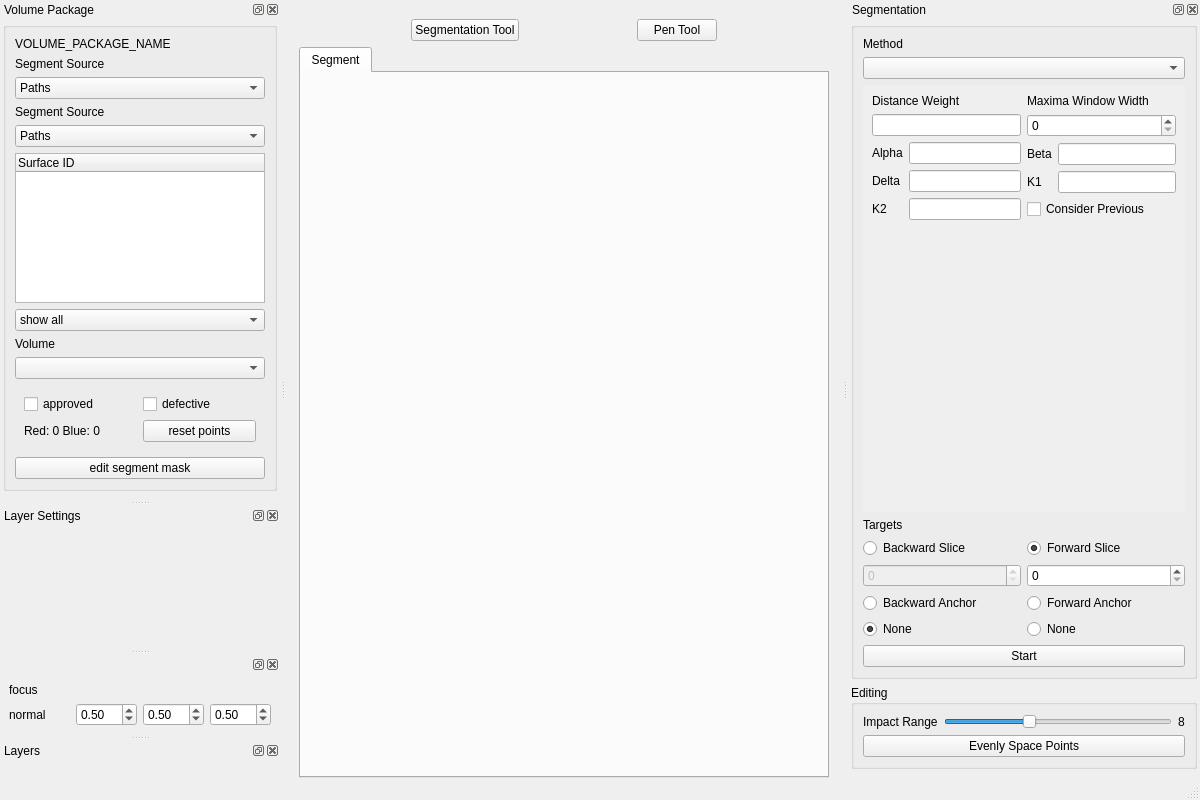
<?xml version="1.0" encoding="UTF-8"?>
<ui version="4.0">
 <class>VCMainWindow</class>
 <widget class="QMainWindow" name="VCMainWindow">
  <property name="geometry">
   <rect>
    <x>0</x>
    <y>0</y>
    <width>1200</width>
    <height>800</height>
   </rect>
  </property>
  <property name="sizePolicy">
   <sizepolicy hsizetype="Preferred" vsizetype="Preferred">
    <horstretch>0</horstretch>
    <verstretch>0</verstretch>
   </sizepolicy>
  </property>
  <property name="windowTitle">
   <string>Volume Cartographer</string>
  </property>
  <property name="dockOptions">
   <set>QMainWindow::DockOption::AllowNestedDocks|QMainWindow::DockOption::AllowTabbedDocks|QMainWindow::DockOption::AnimatedDocks</set>
  </property>
  <widget class="QWidget" name="horizontalLayoutWidget">
   <property name="sizePolicy">
    <sizepolicy hsizetype="Expanding" vsizetype="Expanding">
     <horstretch>0</horstretch>
     <verstretch>0</verstretch>
    </sizepolicy>
   </property>
   <layout class="QVBoxLayout" name="verticalLayout_10">
    <property name="leftMargin">
     <number>4</number>
    </property>
    <property name="topMargin">
     <number>10</number>
    </property>
    <property name="rightMargin">
     <number>4</number>
    </property>
    <property name="bottomMargin">
     <number>0</number>
    </property>
    <item>
     <widget class="QWidget" name="central" native="true">
      <layout class="QVBoxLayout" name="verticalLayout_15">
       <property name="bottomMargin">
        <number>0</number>
       </property>
       <item>
        <layout class="QHBoxLayout" name="toolButtonLayout">
         <item>
          <widget class="QPushButton" name="btnSegTool">
           <property name="sizePolicy">
            <sizepolicy hsizetype="Fixed" vsizetype="Fixed">
             <horstretch>0</horstretch>
             <verstretch>0</verstretch>
            </sizepolicy>
           </property>
           <property name="text">
            <string>Segmentation Tool</string>
           </property>
           <property name="icon">
            <iconset theme="format-justify-fill"/>
           </property>
           <property name="checkable">
            <bool>true</bool>
           </property>
          </widget>
         </item>
         <item>
          <widget class="QPushButton" name="btnPenTool">
           <property name="sizePolicy">
            <sizepolicy hsizetype="Fixed" vsizetype="Fixed">
             <horstretch>0</horstretch>
             <verstretch>0</verstretch>
            </sizepolicy>
           </property>
           <property name="text">
            <string>Pen Tool</string>
           </property>
           <property name="icon">
            <iconset theme="edit-find-replace"/>
           </property>
           <property name="checkable">
            <bool>true</bool>
           </property>
          </widget>
         </item>
        </layout>
       </item>
       <item>
        <layout class="QVBoxLayout" name="viewerLayout">
         <item>
          <widget class="QTabWidget" name="tabWidget">
           <property name="currentIndex">
            <number>0</number>
           </property>
           <widget class="QWidget" name="tabSegment">
            <property name="sizePolicy">
             <sizepolicy hsizetype="Expanding" vsizetype="Expanding">
              <horstretch>0</horstretch>
              <verstretch>0</verstretch>
             </sizepolicy>
            </property>
            <attribute name="icon">
             <iconset theme="image-x-generic"/>
            </attribute>
            <attribute name="title">
             <string>Segment</string>
            </attribute>
           </widget>
          </widget>
         </item>
        </layout>
       </item>
      </layout>
     </widget>
    </item>
   </layout>
  </widget>
  <widget class="QStatusBar" name="statusBar"/>
  <widget class="QDockWidget" name="dockWidgetVolumes">
   <property name="minimumSize">
    <size>
     <width>250</width>
     <height>64</height>
    </size>
   </property>
   <property name="floating">
    <bool>false</bool>
   </property>
   <property name="features">
    <set>QDockWidget::DockWidgetFeature::DockWidgetClosable|QDockWidget::DockWidgetFeature::DockWidgetFloatable|QDockWidget::DockWidgetFeature::DockWidgetMovable</set>
   </property>
   <property name="allowedAreas">
    <set>Qt::DockWidgetArea::LeftDockWidgetArea|Qt::DockWidgetArea::RightDockWidgetArea</set>
   </property>
   <property name="windowTitle">
    <string>Volume Package</string>
   </property>
   <attribute name="dockWidgetArea">
    <number>1</number>
   </attribute>
   <widget class="QWidget" name="dockWidgetVolumesContent">
    <layout class="QVBoxLayout" name="verticalLayout_2">
     <property name="leftMargin">
      <number>3</number>
     </property>
     <property name="topMargin">
      <number>3</number>
     </property>
     <property name="rightMargin">
      <number>3</number>
     </property>
     <property name="bottomMargin">
      <number>9</number>
     </property>
     <item>
      <layout class="QVBoxLayout" name="verticalLayout">
       <item>
        <widget class="QGroupBox" name="grpVolManager">
         <property name="minimumSize">
          <size>
           <width>20</width>
           <height>20</height>
          </size>
         </property>
         <property name="title">
          <string/>
         </property>
         <layout class="QVBoxLayout" name="verticalLayout_3">
          <item>
           <widget class="QLabel" name="lblVpkgName">
            <property name="minimumSize">
             <size>
              <width>100</width>
              <height>0</height>
             </size>
            </property>
            <property name="text">
             <string>VOLUME_PACKAGE_NAME</string>
            </property>
            <property name="wordWrap">
             <bool>true</bool>
            </property>
           </widget>
          </item>
          <item>
           <widget class="QLabel" name="label_segment_source">
            <property name="text">
             <string>Segment Source</string>
            </property>
           </widget>
          </item>
          <item>
           <widget class="QComboBox" name="cmbSegmentSource">
            <item>
             <property name="text">
              <string>Paths</string>
             </property>
            </item>
            <item>
             <property name="text">
              <string>Traces</string>
             </property>
            </item>
           </widget>
          </item>
          <item>
           <widget class="QLabel" name="label_segment_source">
            <property name="text">
             <string>Segment Source</string>
            </property>
           </widget>
          </item>
          <item>
           <widget class="QComboBox" name="cmbSegmentSource">
            <item>
             <property name="text">
              <string>Paths</string>
             </property>
            </item>
            <item>
             <property name="text">
              <string>Traces</string>
             </property>
            </item>
           </widget>
          </item>
          <item>
           <widget class="QTreeWidget" name="treeWidgetSurfaces">
            <property name="indentation">
             <number>0</number>
            </property>
            <property name="columnCount">
             <number>1</number>
            </property>
            <attribute name="headerVisible">
             <bool>true</bool>
            </attribute>
            <attribute name="headerMinimumSectionSize">
             <number>50</number>
            </attribute>
            <attribute name="headerDefaultSectionSize">
             <number>120</number>
            </attribute>
            <attribute name="headerStretchLastSection">
             <bool>true</bool>
            </attribute>
            <column>
             <property name="text">
              <string>Surface ID</string>
             </property>
            </column>
           </widget>
          </item>
          <item>
           <widget class="QComboBox" name="cmbFilterSegs">
            <item>
             <property name="text">
              <string>show all</string>
             </property>
            </item>
            <item>
             <property name="text">
              <string>filter by focus point</string>
             </property>
            </item>
            <item>
             <property name="text">
              <string>filter by point sets</string>
             </property>
            </item>
           </widget>
          </item>
          <item>
           <widget class="QLabel" name="label_vol">
            <property name="text">
             <string>Volume</string>
            </property>
           </widget>
          </item>
          <item>
           <widget class="QComboBox" name="volSelect"/>
          </item>
          <item>
           <widget class="QWidget" name="widget" native="true">
            <layout class="QGridLayout" name="gridLayout_6">
             <item row="1" column="0">
              <widget class="QCheckBox" name="chkApproved">
               <property name="text">
                <string>approved</string>
               </property>
              </widget>
             </item>
             <item row="1" column="1">
              <widget class="QCheckBox" name="chkDefective">
               <property name="text">
                <string>defective</string>
               </property>
              </widget>
             </item>
             <item row="2" column="0">
              <widget class="QLabel" name="lblPointsInfo">
               <property name="text">
                <string>Red: 0 Blue: 0</string>
               </property>
              </widget>
             </item>
             <item row="2" column="1">
              <widget class="QPushButton" name="btnResetPoints">
               <property name="text">
                <string>reset points</string>
               </property>
              </widget>
             </item>
            </layout>
           </widget>
          </item>
          <item>
           <widget class="QPushButton" name="btnEditMask">
            <property name="text">
             <string>edit segment mask</string>
            </property>
           </widget>
          </item>
         </layout>
        </widget>
       </item>
      </layout>
     </item>
    </layout>
   </widget>
  </widget>
  <widget class="QDockWidget" name="dockWidgetOpSettings">
   <property name="minimumSize">
    <size>
     <width>103</width>
     <height>143</height>
    </size>
   </property>
   <property name="floating">
    <bool>false</bool>
   </property>
   <property name="features">
    <set>QDockWidget::DockWidgetFeature::DockWidgetClosable|QDockWidget::DockWidgetFeature::DockWidgetFloatable|QDockWidget::DockWidgetFeature::DockWidgetMovable</set>
   </property>
   <property name="allowedAreas">
    <set>Qt::DockWidgetArea::LeftDockWidgetArea|Qt::DockWidgetArea::RightDockWidgetArea</set>
   </property>
   <property name="windowTitle">
    <string>Layer Settings</string>
   </property>
   <attribute name="dockWidgetArea">
    <number>1</number>
   </attribute>
   <widget class="QWidget" name="opsSettingsContent">
    <property name="enabled">
     <bool>true</bool>
    </property>
    <layout class="QGridLayout" name="gridLayout_3"/>
   </widget>
  </widget>
  <widget class="QDockWidget" name="dockWidgetSegmentation">
   <property name="minimumSize">
    <size>
     <width>352</width>
     <height>548</height>
    </size>
   </property>
   <property name="allowedAreas">
    <set>Qt::DockWidgetArea::LeftDockWidgetArea|Qt::DockWidgetArea::RightDockWidgetArea</set>
   </property>
   <property name="windowTitle">
    <string>Segmentation</string>
   </property>
   <attribute name="dockWidgetArea">
    <number>2</number>
   </attribute>
   <widget class="QWidget" name="dockWidgetSegmentationContent">
    <layout class="QVBoxLayout" name="verticalLayout_14">
     <property name="leftMargin">
      <number>3</number>
     </property>
     <property name="topMargin">
      <number>3</number>
     </property>
     <property name="rightMargin">
      <number>3</number>
     </property>
     <item>
      <widget class="QGroupBox" name="grpSeg">
       <property name="styleSheet">
        <string notr="true"/>
       </property>
       <property name="title">
        <string/>
       </property>
       <property name="flat">
        <bool>false</bool>
       </property>
       <property name="checkable">
        <bool>false</bool>
       </property>
       <layout class="QVBoxLayout" name="verticalLayout_4">
        <property name="leftMargin">
         <number>9</number>
        </property>
        <item>
         <widget class="QLabel" name="segMethodLabel">
          <property name="text">
           <string>Method</string>
          </property>
         </widget>
        </item>
        <item>
         <widget class="QComboBox" name="cmbSegMethods"/>
        </item>
        <item>
         <widget class="QScrollArea" name="scrollArea">
          <property name="sizePolicy">
           <sizepolicy hsizetype="Expanding" vsizetype="Expanding">
            <horstretch>0</horstretch>
            <verstretch>0</verstretch>
           </sizepolicy>
          </property>
          <property name="frameShape">
           <enum>QFrame::Shape::Panel</enum>
          </property>
          <property name="frameShadow">
           <enum>QFrame::Shadow::Plain</enum>
          </property>
          <property name="lineWidth">
           <number>0</number>
          </property>
          <property name="widgetResizable">
           <bool>true</bool>
          </property>
          <widget class="QWidget" name="scrollAreaWidgetContent">
           <property name="geometry">
            <rect>
             <x>0</x>
             <y>0</y>
             <width>367</width>
             <height>360</height>
            </rect>
           </property>
           <property name="layoutDirection">
            <enum>Qt::LayoutDirection::LeftToRight</enum>
           </property>
           <property name="autoFillBackground">
            <bool>false</bool>
           </property>
           <layout class="QVBoxLayout" name="verticalLayout_12">
            <property name="spacing">
             <number>0</number>
            </property>
            <property name="leftMargin">
             <number>0</number>
            </property>
            <property name="topMargin">
             <number>0</number>
            </property>
            <property name="rightMargin">
             <number>0</number>
            </property>
            <property name="bottomMargin">
             <number>0</number>
            </property>
            <item>
             <widget class="QStackedWidget" name="segParamsStack">
              <property name="sizePolicy">
               <sizepolicy hsizetype="Minimum" vsizetype="Minimum">
                <horstretch>0</horstretch>
                <verstretch>0</verstretch>
               </sizepolicy>
              </property>
              <widget class="QWidget" name="lrpsParams">
               <layout class="QHBoxLayout" name="lrpsParamsLayout">
                <item>
                 <layout class="QFormLayout" name="formLayout">
                  <item row="2" column="0">
                   <widget class="QLabel" name="label_3">
                    <property name="text">
                     <string>Alpha</string>
                    </property>
                   </widget>
                  </item>
                  <item row="1" column="0" colspan="2">
                   <widget class="QLineEdit" name="edtDistanceWeightVal"/>
                  </item>
                  <item row="0" column="0" colspan="2">
                   <widget class="QLabel" name="label_6">
                    <property name="text">
                     <string>Distance Weight</string>
                    </property>
                   </widget>
                  </item>
                  <item row="2" column="1">
                   <widget class="QLineEdit" name="edtAlphaVal"/>
                  </item>
                  <item row="3" column="1">
                   <widget class="QLineEdit" name="edtDeltaVal"/>
                  </item>
                  <item row="3" column="0">
                   <widget class="QLabel" name="label_4">
                    <property name="text">
                     <string>Delta</string>
                    </property>
                   </widget>
                  </item>
                  <item row="4" column="0">
                   <widget class="QLabel" name="label_11">
                    <property name="text">
                     <string>K2</string>
                    </property>
                   </widget>
                  </item>
                  <item row="4" column="1">
                   <widget class="QLineEdit" name="edtK2Val"/>
                  </item>
                 </layout>
                </item>
                <item>
                 <layout class="QFormLayout" name="formLayout_2">
                  <item row="2" column="0">
                   <widget class="QLabel" name="label_2">
                    <property name="text">
                     <string>Beta</string>
                    </property>
                   </widget>
                  </item>
                  <item row="1" column="0" colspan="2">
                   <widget class="QSpinBox" name="edtWindowWidthVal"/>
                  </item>
                  <item row="0" column="0" colspan="2">
                   <widget class="QLabel" name="label_7">
                    <property name="text">
                     <string>Maxima Window Width</string>
                    </property>
                   </widget>
                  </item>
                  <item row="2" column="1">
                   <widget class="QLineEdit" name="edtBetaVal"/>
                  </item>
                  <item row="3" column="1">
                   <widget class="QLineEdit" name="edtK1Val"/>
                  </item>
                  <item row="3" column="0">
                   <widget class="QLabel" name="label_10">
                    <property name="text">
                     <string>K1</string>
                    </property>
                   </widget>
                  </item>
                  <item row="4" column="0" colspan="2">
                   <widget class="QCheckBox" name="includeMiddleOpt">
                    <property name="text">
                     <string>Consider Previous</string>
                    </property>
                   </widget>
                  </item>
                 </layout>
                </item>
               </layout>
              </widget>
             </widget>
            </item>
           </layout>
          </widget>
         </widget>
        </item>
        <item>
         <widget class="QLabel" name="label_5">
          <property name="text">
           <string>Targets</string>
          </property>
         </widget>
        </item>
        <item>
         <layout class="QHBoxLayout" name="startEndLayout" stretch="1,1">
          <property name="spacing">
           <number>6</number>
          </property>
          <item>
           <layout class="QVBoxLayout" name="verticalLayout_9">
            <item>
             <widget class="QRadioButton" name="radioBackwardSlice">
              <property name="text">
               <string>Backward Slice</string>
              </property>
              <attribute name="buttonGroup">
               <string notr="true">buttonGroupBackward</string>
              </attribute>
             </widget>
            </item>
            <item>
             <widget class="QSpinBox" name="spinBackwardSlice">
              <property name="enabled">
               <bool>false</bool>
              </property>
             </widget>
            </item>
            <item>
             <widget class="QRadioButton" name="radioBackwardAnchor">
              <property name="text">
               <string>Backward Anchor</string>
              </property>
              <attribute name="buttonGroup">
               <string notr="true">buttonGroupBackward</string>
              </attribute>
             </widget>
            </item>
            <item>
             <widget class="QRadioButton" name="radioBackwardNoRun">
              <property name="text">
               <string>None</string>
              </property>
              <property name="checked">
               <bool>true</bool>
              </property>
              <attribute name="buttonGroup">
               <string notr="true">buttonGroupBackward</string>
              </attribute>
             </widget>
            </item>
           </layout>
          </item>
          <item>
           <layout class="QVBoxLayout" name="verticalLayout_8">
            <item>
             <widget class="QRadioButton" name="radioForwardSlice">
              <property name="text">
               <string>Forward Slice</string>
              </property>
              <property name="checked">
               <bool>true</bool>
              </property>
              <attribute name="buttonGroup">
               <string notr="true">buttonGroupForward</string>
              </attribute>
             </widget>
            </item>
            <item>
             <widget class="QSpinBox" name="spinForwardSlice"/>
            </item>
            <item>
             <widget class="QRadioButton" name="radioForwardAnchor">
              <property name="text">
               <string>Forward Anchor</string>
              </property>
              <attribute name="buttonGroup">
               <string notr="true">buttonGroupForward</string>
              </attribute>
             </widget>
            </item>
            <item>
             <widget class="QRadioButton" name="radioForwardNoRun">
              <property name="text">
               <string>None</string>
              </property>
              <attribute name="buttonGroup">
               <string notr="true">buttonGroupForward</string>
              </attribute>
             </widget>
            </item>
           </layout>
          </item>
         </layout>
        </item>
        <item>
         <widget class="QPushButton" name="btnStartSeg">
          <property name="text">
           <string>Start</string>
          </property>
         </widget>
        </item>
       </layout>
      </widget>
     </item>
     <item>
      <widget class="QGroupBox" name="grpEditing">
       <property name="title">
        <string>Editing</string>
       </property>
       <layout class="QVBoxLayout" name="verticalLayout_11">
        <item>
         <layout class="QHBoxLayout" name="horizontalLayout">
          <item>
           <widget class="QLabel" name="label">
            <property name="text">
             <string>Impact Range</string>
            </property>
           </widget>
          </item>
          <item>
           <widget class="QSlider" name="sldImpactRange">
            <property name="minimum">
             <number>1</number>
            </property>
            <property name="maximum">
             <number>20</number>
            </property>
            <property name="value">
             <number>8</number>
            </property>
            <property name="orientation">
             <enum>Qt::Orientation::Horizontal</enum>
            </property>
           </widget>
          </item>
          <item>
           <widget class="QLabel" name="labImpactRange">
            <property name="text">
             <string>8</string>
            </property>
           </widget>
          </item>
         </layout>
        </item>
        <item>
         <widget class="QPushButton" name="btnEvenlySpacePoints">
          <property name="text">
           <string>Evenly Space Points</string>
          </property>
         </widget>
        </item>
       </layout>
      </widget>
     </item>
    </layout>
   </widget>
  </widget>
  <widget class="QDockWidget" name="dockWidgetLocation">
   <attribute name="dockWidgetArea">
    <number>1</number>
   </attribute>
   <widget class="QWidget" name="dockWidgetLocationContents">
    <property name="sizePolicy">
     <sizepolicy hsizetype="Expanding" vsizetype="Expanding">
      <horstretch>0</horstretch>
      <verstretch>0</verstretch>
     </sizepolicy>
    </property>
    <property name="maximumSize">
     <size>
      <width>280</width>
      <height>82</height>
     </size>
    </property>
    <layout class="QGridLayout" name="gridLayout">
     <item row="1" column="1">
      <layout class="QGridLayout" name="gridLayout_2">
       <item row="0" column="0">
        <widget class="QLabel" name="label_9">
         <property name="text">
          <string>focus</string>
         </property>
        </widget>
       </item>
       <item row="1" column="2">
        <widget class="QDoubleSpinBox" name="dspNY">
         <property name="minimum">
          <double>-10.000000000000000</double>
         </property>
         <property name="maximum">
          <double>10.000000000000000</double>
         </property>
         <property name="singleStep">
          <double>0.010000000000000</double>
         </property>
         <property name="value">
          <double>0.500000000000000</double>
         </property>
        </widget>
       </item>
       <item row="1" column="1">
        <widget class="QDoubleSpinBox" name="dspNX">
         <property name="minimum">
          <double>-10.000000000000000</double>
         </property>
         <property name="maximum">
          <double>10.000000000000000</double>
         </property>
         <property name="singleStep">
          <double>0.010000000000000</double>
         </property>
         <property name="value">
          <double>0.500000000000000</double>
         </property>
        </widget>
       </item>
       <item row="1" column="0">
        <widget class="QLabel" name="label_12">
         <property name="text">
          <string>normal</string>
         </property>
        </widget>
       </item>
       <item row="1" column="3">
        <widget class="QDoubleSpinBox" name="dspNZ">
         <property name="minimum">
          <double>-10.000000000000000</double>
         </property>
         <property name="maximum">
          <double>10.000000000000000</double>
         </property>
         <property name="singleStep">
          <double>0.010000000000000</double>
         </property>
         <property name="value">
          <double>0.500000000000000</double>
         </property>
        </widget>
       </item>
       <item row="0" column="1">
        <widget class="QLabel" name="sliceX">
         <property name="text">
          <string/>
         </property>
        </widget>
       </item>
       <item row="0" column="2">
        <widget class="QLabel" name="sliceY">
         <property name="text">
          <string/>
         </property>
        </widget>
       </item>
       <item row="0" column="3">
        <widget class="QLabel" name="sliceZ">
         <property name="text">
          <string/>
         </property>
        </widget>
       </item>
      </layout>
     </item>
    </layout>
   </widget>
  </widget>
  <widget class="QDockWidget" name="dockWidgetOpList">
   <property name="windowTitle">
    <string>Layers</string>
   </property>
   <attribute name="dockWidgetArea">
    <number>1</number>
   </attribute>
   <widget class="QWidget" name="opsListContent">
    <layout class="QGridLayout" name="gridLayout_4"/>
   </widget>
  </widget>
  <action name="actionOpen">
   <property name="text">
    <string>Open</string>
   </property>
  </action>
  <zorder>dockWidgetOpList</zorder>
 </widget>
 <resources/>
 <connections/>
 <buttongroups>
  <buttongroup name="buttonGroupBackward"/>
  <buttongroup name="buttonGroupForward"/>
 </buttongroups>
</ui>
